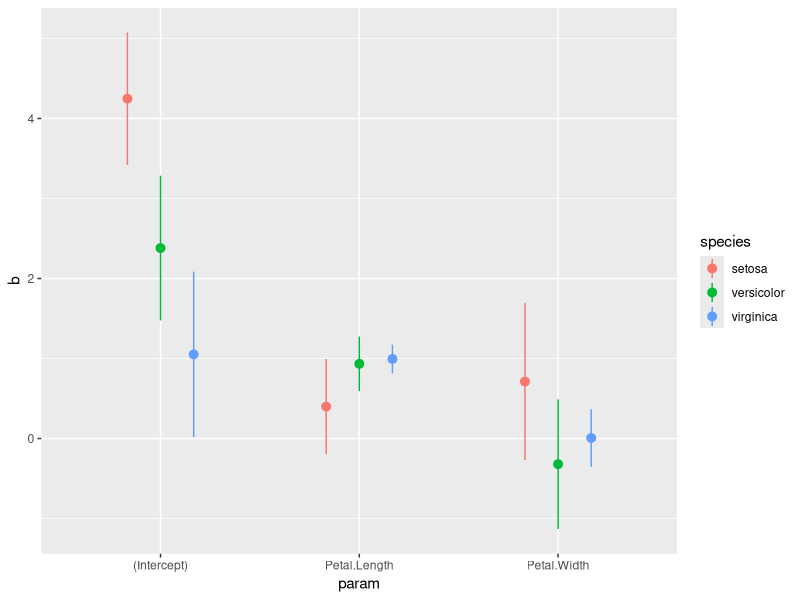
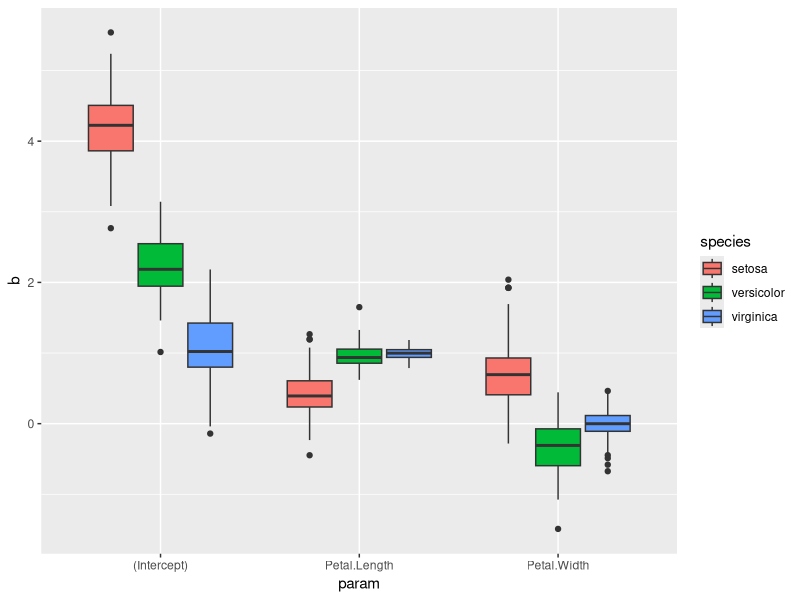

Write the R code that produced these figures, in order.
## ---- chunk 1
library(ggplot2)
library(tidyr)
library(dplyr)
library(purrr)

dat <- iris

# functions

remove_rownames <- function(x){
    rownames(x) <- NULL
    x
}

sum_lm <- function(x, conf.level = 0.95){
    xs <- data.frame(summary(x)$coefficients)
    xs$param <- rownames(xs)
    rownames(xs) <- NULL
    names(xs) <- c("b", "se", "t", "pval", "param")
    cc <- data.frame(confint(x, level = conf.level))
    names(cc) <- c("ci.lb", "ci.ub")
    rownames(cc) <- NULL
    cbind(
        xs[, c("param", "b", "se", "t", "pval")],
        cc
    )
}

# fit a linear model for each Species

datl <- split(dat, dat$Species)
fitl <- lapply(datl, function(d) lm(Sepal.Length ~ Petal.Width + Petal.Length, data = d))
resl <- lapply(fitl, sum_lm)

res_by_species <- do.call(rbind, resl)
res_by_species <- remove_rownames(res_by_species)
res_by_species$species <- rep(names(resl), sapply(resl, nrow))

ggplot(res_by_species, aes(x = param, 
                           y = b, 
                           ymin = ci.lb, 
                           ymax = ci.ub,
                           color = species)) +
    geom_pointrange(position = position_dodge(width = 0.5))
    

# alternative version using other packages

resl <- lapply(fitl, broom::tidy, conf.int = TRUE)
res_by_species <- dplyr::bind_rows(resl, .id = "species")

res_by_species

# bootstrapping

boot <- function(data, B = 100){
    res <- vector(mode = "list", length = B)
    n <- nrow(data)
    for(i in 1:B){
        idx <- sample(x = 1:n, size = n, replace = TRUE)
        dataB <- data[idx, ]
        rownames(dataB) <- NULL
        res[[i]] <- dataB
    }
    return(res)
}

fit_lm <- function(data){
    lm(Sepal.Length ~ Petal.Width + Petal.Length, data = data)
}

bootl <- lapply(datl, boot, B = 100)
fit_bootl <- lapply(bootl, function(x) lapply(x, fit_lm))
res_bootl <- lapply(fit_bootl, function(x) lapply(x, sum_lm))
res_bootl <- lapply(res_bootl, function(x) do.call(rbind, x))
res_boot_by_species <- do.call(rbind, res_bootl)
res_boot_by_species <- remove_rownames(res_boot_by_species)
res_boot_by_species$species <- rep(names(res_bootl), sapply(res_bootl, nrow))

ggplot(res_boot_by_species, aes(x = param, y = b, fill = species)) +
    geom_boxplot()

# using nested tibbles

dat |> 
    group_by(Species) |> 
    nest() |> 
    mutate(boot = map(data, boot)) |> 
    select(-data) |> 
    unnest(boot) |> 
    mutate(fit = map(boot, fit_lm)) |> 
    mutate(res = map(fit, sum_lm)) |> 
    select(-boot, -fit) |> 
    unnest(res)
